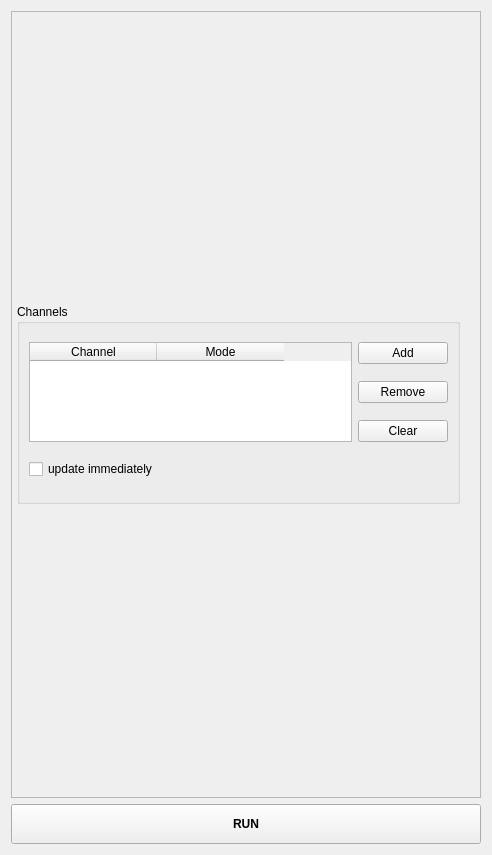
<?xml version="1.0" encoding="UTF-8"?>
<ui version="4.0">
 <class>MultiDWidget</class>
 <widget class="QWidget" name="MultiDWidget">
  <property name="geometry">
   <rect>
    <x>0</x>
    <y>0</y>
    <width>492</width>
    <height>855</height>
   </rect>
  </property>
  <property name="minimumSize">
   <size>
    <width>492</width>
    <height>0</height>
   </size>
  </property>
  <property name="maximumSize">
   <size>
    <width>16777215</width>
    <height>16777215</height>
   </size>
  </property>
  <property name="windowTitle">
   <string>Form</string>
  </property>
  <layout class="QGridLayout" name="gridLayout_7">
   <item row="0" column="0">
    <widget class="QScrollArea" name="scrollArea">
     <property name="widgetResizable">
      <bool>true</bool>
     </property>
     <property name="alignment">
      <set>Qt::AlignCenter</set>
     </property>
     <widget class="QWidget" name="scrollAreaWidgetContents">
      <property name="geometry">
       <rect>
        <x>0</x>
        <y>0</y>
        <width>472</width>
        <height>787</height>
       </rect>
      </property>
      <layout class="QGridLayout" name="gridLayout_6">
       <property name="leftMargin">
        <number>5</number>
       </property>
       <property name="rightMargin">
        <number>20</number>
       </property>
       <item row="0" column="0" colspan="2">
        <widget class="QGroupBox" name="channel_groupBox">
         <property name="enabled">
          <bool>true</bool>
         </property>
         <property name="minimumSize">
          <size>
           <width>0</width>
           <height>200</height>
          </size>
         </property>
         <property name="maximumSize">
          <size>
           <width>16777215</width>
           <height>200</height>
          </size>
         </property>
         <property name="title">
          <string>Channels</string>
         </property>
         <property name="checkable">
          <bool>false</bool>
         </property>
         <property name="checked">
          <bool>false</bool>
         </property>
         <layout class="QGridLayout" name="gridLayout_2">
          <property name="topMargin">
           <number>7</number>
          </property>
          <property name="bottomMargin">
           <number>7</number>
          </property>
          <item row="2" column="1">
           <widget class="QPushButton" name="clear_ch_Button">
            <property name="minimumSize">
             <size>
              <width>90</width>
              <height>0</height>
             </size>
            </property>
            <property name="maximumSize">
             <size>
              <width>90</width>
              <height>16777215</height>
             </size>
            </property>
            <property name="text">
             <string>Clear</string>
            </property>
           </widget>
          </item>
          <item row="1" column="1">
           <widget class="QPushButton" name="remove_ch_Button">
            <property name="minimumSize">
             <size>
              <width>90</width>
              <height>0</height>
             </size>
            </property>
            <property name="maximumSize">
             <size>
              <width>90</width>
              <height>16777215</height>
             </size>
            </property>
            <property name="text">
             <string>Remove</string>
            </property>
           </widget>
          </item>
          <item row="0" column="0" rowspan="3">
           <widget class="QTableWidget" name="channel_tableWidget">
            <property name="editTriggers">
             <set>QAbstractItemView::CurrentChanged</set>
            </property>
            <property name="tabKeyNavigation">
             <bool>true</bool>
            </property>
            <property name="showDropIndicator" stdset="0">
             <bool>false</bool>
            </property>
            <property name="dragDropOverwriteMode">
             <bool>false</bool>
            </property>
            <property name="alternatingRowColors">
             <bool>false</bool>
            </property>
            <property name="selectionBehavior">
             <enum>QAbstractItemView::SelectRows</enum>
            </property>
            <property name="textElideMode">
             <enum>Qt::ElideRight</enum>
            </property>
            <property name="showGrid">
             <bool>true</bool>
            </property>
            <property name="gridStyle">
             <enum>Qt::SolidLine</enum>
            </property>
            <property name="columnCount">
             <number>2</number>
            </property>
            <attribute name="horizontalHeaderDefaultSectionSize">
             <number>127</number>
            </attribute>
            <attribute name="verticalHeaderVisible">
             <bool>false</bool>
            </attribute>
            <column>
             <property name="text">
              <string>Channel</string>
             </property>
            </column>
            <column>
             <property name="text">
              <string>Mode</string>
             </property>
            </column>
           </widget>
          </item>
          <item row="0" column="1">
           <widget class="QPushButton" name="add_ch_Button">
            <property name="minimumSize">
             <size>
              <width>90</width>
              <height>0</height>
             </size>
            </property>
            <property name="maximumSize">
             <size>
              <width>90</width>
              <height>16777215</height>
             </size>
            </property>
            <property name="text">
             <string>Add</string>
            </property>
           </widget>
          </item>
          <item row="3" column="0">
           <widget class="QCheckBox" name="update_immediately_checkBox">
            <property name="text">
             <string>update immediately</string>
            </property>
           </widget>
          </item>
         </layout>
        </widget>
       </item>
      </layout>
     </widget>
    </widget>
   </item>
   <item row="1" column="0">
    <layout class="QHBoxLayout" name="run_btn_layout">
     <property name="topMargin">
      <number>0</number>
     </property>
     <item>
      <widget class="QPushButton" name="run_Button">
       <property name="enabled">
        <bool>true</bool>
       </property>
       <property name="minimumSize">
        <size>
         <width>90</width>
         <height>40</height>
        </size>
       </property>
       <property name="font">
        <font>
         <bold>true</bold>
        </font>
       </property>
       <property name="text">
        <string>RUN</string>
       </property>
      </widget>
     </item>
    </layout>
   </item>
  </layout>
 </widget>
 <resources/>
 <connections/>
</ui>
